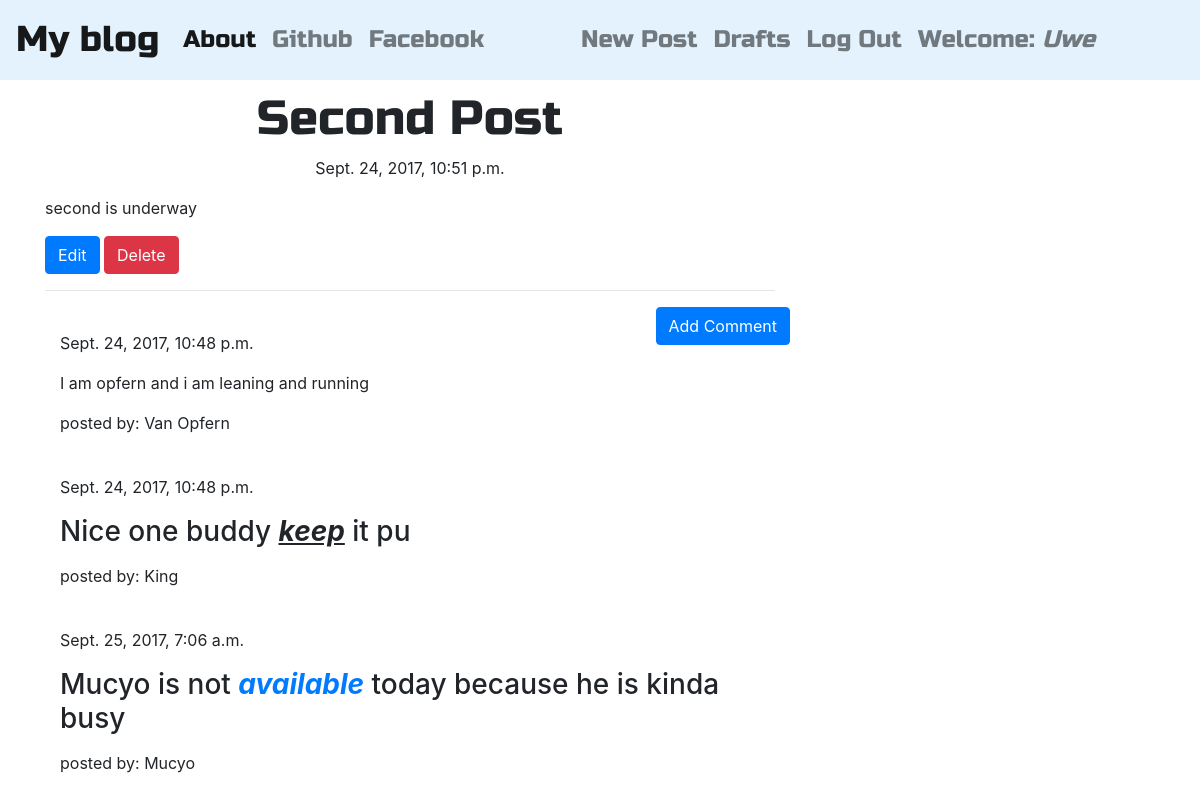
The page /post/5 (signed in) on the database its author committed.
### blog/models.py (models this page shows, shortened)
class Post(models.Model):
    author          = models.ForeignKey('auth.User')
    title           = models.CharField(max_length=200)
    text            = models.TextField()
    created_date     = models.DateTimeField(default=timezone.now)
    published_date  = models.DateTimeField(blank=True, null=True)

class Comment(models.Model):
    post   = models.ForeignKey('blog.Post', related_name='comments')
    author = models.CharField(max_length=200)
    text   = models.TextField()
    created_date = models.DateTimeField(default=timezone.now())
    approved_comment = models.BooleanField(default=False)

### blog/views.py (the view)
# urls.py: url(r'^post/(?P<pk>\d+)$',views.PostDetailView.as_view(),name='post_detail'),
class PostDetailView(DetailView):
    model = Post

### blog/templates/blog/post_detail.html (shortened to what this page needs)
{% extends 'blog/base.html' %}
{% block content %}
  <h1 class="posttitle loader">{{ post.title }}</h1>
  {% if post.published_date %}
    <div class="date postdate">
      {{ post.published_date }}
    </div>
  {% else %}
    <a class="btn btn-default" href="{% url 'post_publish' pk=post.pk %}">Publish</a>
  {% endif %}
  <p class="postcontent">{{ post.text|safe|linebreaksbr }}</p>
  {% if user.is_authenticated %}
    <a class="btn btn-primary" href="{% url 'post_edit' pk=post.pk %}">
        Edit
    </a>
    <a class="btn btn-danger" href="{% url 'post_remove' pk=post.pk %}">
        Delete
    </a>
    {% endif %}
    <hr>
    <a class='btn btn-primary btn-comment' href="{% url 'add_comment_to_post' pk=post.pk %}">Add Comment</a>
    <div class="container">
        {% for comment in post.comments.all %}
        <br>
          {% if user.is_authenticated or comment.approved_comment %}
            {{ comment.created_date }}
              <p>{{ comment.text|safe|linebreaks }}</p>
              <p>posted by: {{ comment.author }}</p>
          {% endif %}
          {% empty %}
          <p>No comments yet!!</p>
        {% endfor %}
    </div>
{% endblock %}

### blog/templates/blog/base.html (shortened to what this page needs)
<!DOCTYPE html>
{% load staticfiles %}
<html>
  <head>
    <link rel="stylesheet" href="https://maxcdn.bootstrapcdn.com/bootstrap/4.0.0-beta/css/bootstrap.min.css">
    <link rel="stylesheet" href="//cdn.jsdelivr.net/npm/medium-editor@latest/dist/css/medium-editor.min.css" type="text/css" media="screen" charset="utf-8">
    <link rel="stylesheet" href="{% static 'css/blog.css' %}">
  </head>
  <body class="loader">
    <nav class="navbar navbar-expand-lg navbar-light techfont custom-navbar" style="background-color: #e3f2fd;">
    <a class="navbar-brand bigbrand" href="{% url 'post_list' %}">My blog</a>
    <div class="collapse navbar-collapse" id="navbarSupportedContent">
      <ul class="navbar-nav mr-auto">
        <li class="nav-item active">
          <a class="nav-link" href="{% url 'about' %}">About <span class="sr-only">(current)</span></a>
        </li>
        <li class="nav-item">
          <a class="nav-link" target="_blank" href="https://www.github.com">Github</a>
        </li>
        <li class="nav-item">
          <a class="nav-link" target="_blank" href="https://www.facebook.com">Facebook</a>
        </li>
      </ul>
      <ul class="navbar-nav mr-auto navbar-right">
        {% if user.is_authenticated %}
        <li class="nav-item">
          <a class="nav-link" href="{% url 'post_new' %}">New Post</a>
        </li>
        <li class="nav-item">
          <a class="nav-link" href="{% url 'post_draft_list' %}">Drafts</a>
        </li>
        <li class="nav-item">
          <a class="nav-link" href="{% url 'logout' %}">Log Out</a>
        </li>
        <li class="nav-item">
          <a class="nav-link" >Welcome: <em> {{user.username}}</em></a>
        </li>
        {% else %}
        <li class="nav-item">
          <a class="nav-link navbar-right" href="{% url 'login' %}">login</a>
        </li>
        {% endif %}
      </ul>
    </div>
  </nav>
  <div class="content container">
    <div class="row">
      <div class="col-md-8">
        <div class="blog_posts">
          {% block content %}
          {% endblock %}
        </div>
      </div>
    </div>
  </div>
  </body>
</html>

### blog/static/css/blog.css (style rules this page uses)
.techfont { font-family: 'Russo One', sans-serif; font-size: 1.5em; margin-bottom: 10px; }
.bigbrand { font-size: 1.5em; }
.postdate { text-align: center; }
.posttitle { font-family: 'Russo One', sans-serif; font-size: 3em; text-align: center; }
.postcontent { font-family: 'Montserrat'; font-size: 1.5em; }
.btn-comment { position: absolute; right: 0px; }
.loader { filter:hue-rotate(0deg); color:linear-gradient(45deg,#0f8,#08f); animation:hue 10000ms infinite linear; }

### rows shown on the page
Post: title "Second Post", published_date "Sept. 24, 2017, 10:51 p.m.", text "second is underway"
Comment: created_date "Sept. 24, 2017, 10:48 p.m.", text "I am opfern and i am leaning and running", author "Van Opfern"
Comment: created_date "Sept. 24, 2017, 10:48 p.m.", text "Nice one buddy keep it pu", author "King"
Comment: created_date "Sept. 25, 2017, 7:06 a.m.", text "Mucyo is not available today because he is kinda busy", author "Mucyo"

### other values the page prints
{{ user.username }} "Uwe"
